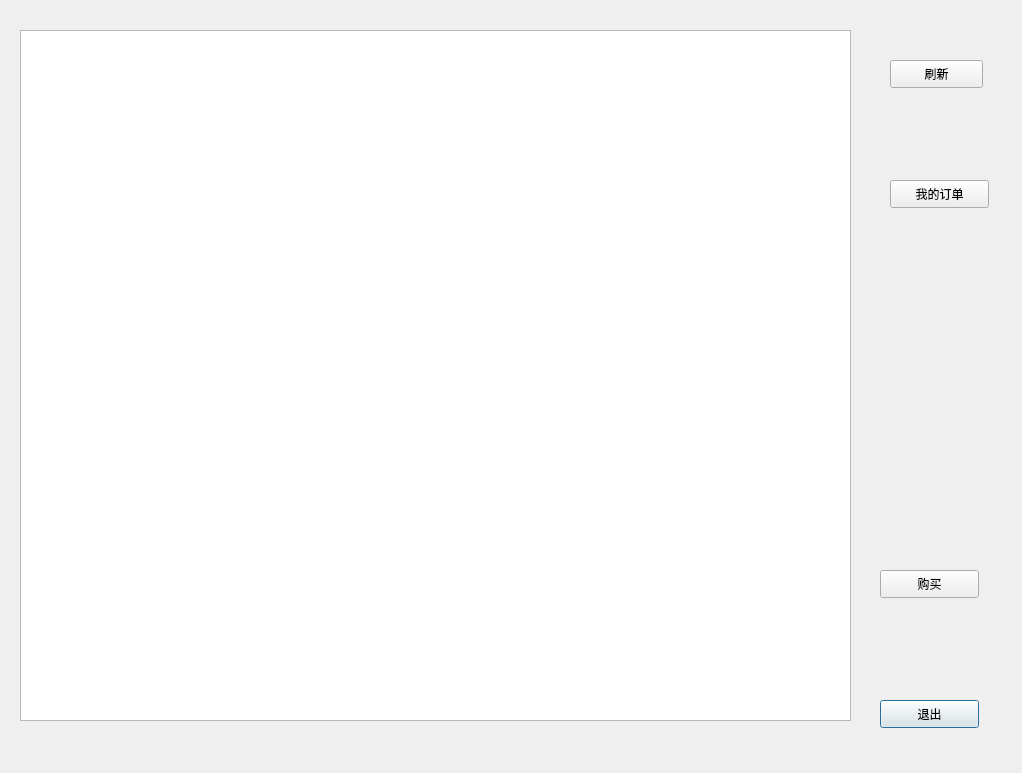
<?xml version="1.0" encoding="UTF-8"?>
<ui version="4.0">
 <class>shoppingcart</class>
 <widget class="QDialog" name="shoppingcart">
  <property name="geometry">
   <rect>
    <x>0</x>
    <y>0</y>
    <width>1022</width>
    <height>773</height>
   </rect>
  </property>
  <property name="windowTitle">
   <string>Dialog</string>
  </property>
  <widget class="QPushButton" name="cancelButton">
   <property name="geometry">
    <rect>
     <x>880</x>
     <y>700</y>
     <width>99</width>
     <height>28</height>
    </rect>
   </property>
   <property name="text">
    <string>退出</string>
   </property>
  </widget>
  <widget class="QTableWidget" name="tableWidget">
   <property name="geometry">
    <rect>
     <x>20</x>
     <y>30</y>
     <width>831</width>
     <height>691</height>
    </rect>
   </property>
  </widget>
  <widget class="QPushButton" name="buyButton">
   <property name="geometry">
    <rect>
     <x>880</x>
     <y>570</y>
     <width>99</width>
     <height>28</height>
    </rect>
   </property>
   <property name="text">
    <string>购买</string>
   </property>
  </widget>
  <widget class="QPushButton" name="orderButton">
   <property name="geometry">
    <rect>
     <x>890</x>
     <y>180</y>
     <width>99</width>
     <height>28</height>
    </rect>
   </property>
   <property name="text">
    <string>我的订单</string>
   </property>
  </widget>
  <widget class="QPushButton" name="freshButton">
   <property name="geometry">
    <rect>
     <x>890</x>
     <y>60</y>
     <width>93</width>
     <height>28</height>
    </rect>
   </property>
   <property name="text">
    <string>刷新</string>
   </property>
  </widget>
 </widget>
 <resources/>
 <connections/>
</ui>
